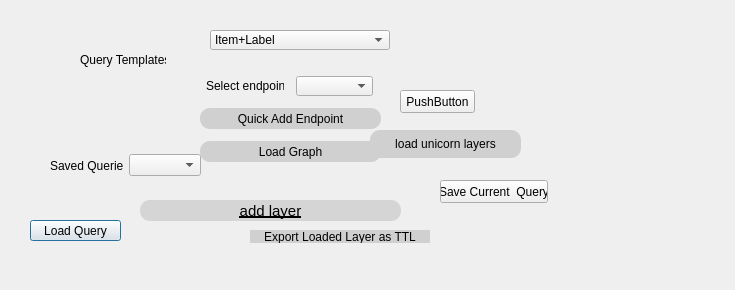
<?xml version="1.0" encoding="UTF-8"?>
<ui version="4.0">
 <class>Dialog</class>
 <widget class="QDialog" name="Dialog">
  <property name="geometry">
   <rect>
    <x>0</x>
    <y>0</y>
    <width>735</width>
    <height>290</height>
   </rect>
  </property>
  <property name="windowTitle">
   <string>Dialog</string>
  </property>
  <widget class="QPushButton" name="loadQuery">
   <property name="geometry">
    <rect>
     <x>30</x>
     <y>220</y>
     <width>91</width>
     <height>21</height>
    </rect>
   </property>
   <property name="text">
    <string>Load Query</string>
   </property>
  </widget>
  <widget class="QLabel" name="errorLabel">
   <property name="geometry">
    <rect>
     <x>-290</x>
     <y>160</y>
     <width>711</width>
     <height>21</height>
    </rect>
   </property>
   <property name="text">
    <string/>
   </property>
  </widget>
  <widget class="QPushButton" name="pushButton">
   <property name="geometry">
    <rect>
     <x>140</x>
     <y>200</y>
     <width>261</width>
     <height>21</height>
    </rect>
   </property>
   <property name="font">
    <font>
     <pointsize>11</pointsize>
     <weight>50</weight>
     <bold>false</bold>
     <underline>true</underline>
    </font>
   </property>
   <property name="styleSheet">
    <string notr="true">border-radius:10px;
background-color:rgb(213, 213, 213);</string>
   </property>
   <property name="text">
    <string>add layer</string>
   </property>
  </widget>
  <widget class="QWidget" name="widget" native="true">
   <property name="geometry">
    <rect>
     <x>200</x>
     <y>70</y>
     <width>181</width>
     <height>101</height>
    </rect>
   </property>
   <layout class="QVBoxLayout" name="verticalLayout_2">
    <item>
     <layout class="QHBoxLayout" name="horizontalLayout_6">
      <item>
       <widget class="QLabel" name="label_3">
        <property name="maximumSize">
         <size>
          <width>78</width>
          <height>20</height>
         </size>
        </property>
        <property name="text">
         <string>Select endpoint:</string>
        </property>
       </widget>
      </item>
      <item>
       <widget class="QComboBox" name="comboBox_2">
        <property name="minimumSize">
         <size>
          <width>77</width>
          <height>20</height>
         </size>
        </property>
        <property name="maximumSize">
         <size>
          <width>77</width>
          <height>20</height>
         </size>
        </property>
       </widget>
      </item>
     </layout>
    </item>
    <item>
     <widget class="QPushButton" name="quickAddTripleStore">
      <property name="minimumSize">
       <size>
        <width>131</width>
        <height>21</height>
       </size>
      </property>
      <property name="cursor">
       <cursorShape>PointingHandCursor</cursorShape>
      </property>
      <property name="styleSheet">
       <string notr="true">border-radius:10px;
background-color:rgb(208, 208, 208)</string>
      </property>
      <property name="text">
       <string>Quick Add Endpoint</string>
      </property>
     </widget>
    </item>
    <item>
     <widget class="QPushButton" name="loadFileButton">
      <property name="minimumSize">
       <size>
        <width>111</width>
        <height>21</height>
       </size>
      </property>
      <property name="cursor">
       <cursorShape>PointingHandCursor</cursorShape>
      </property>
      <property name="styleSheet">
       <string notr="true">border-radius:10px;
selection-background-color: rgb(197, 250, 255);
background-color:rgb(208, 208, 208)</string>
      </property>
      <property name="text">
       <string>Load Graph</string>
      </property>
     </widget>
    </item>
   </layout>
  </widget>
  <widget class="QWidget" name="widget_2" native="true">
   <property name="geometry">
    <rect>
     <x>40</x>
     <y>0</y>
     <width>171</width>
     <height>201</height>
    </rect>
   </property>
   <widget class="QWidget" name="layoutWidget_3">
    <property name="geometry">
     <rect>
      <x>10</x>
      <y>150</y>
      <width>151</width>
      <height>31</height>
     </rect>
    </property>
    <layout class="QHBoxLayout" name="horizontalLayout_8">
     <item>
      <widget class="QLabel" name="savedQueryLabel_2">
       <property name="text">
        <string>Saved Queries:</string>
       </property>
      </widget>
     </item>
     <item>
      <widget class="QComboBox" name="savedQueries_2"/>
     </item>
    </layout>
   </widget>
   <widget class="QLabel" name="label_14">
    <property name="geometry">
     <rect>
      <x>40</x>
      <y>40</y>
      <width>86</width>
      <height>39</height>
     </rect>
    </property>
    <property name="text">
     <string>Query Templates:</string>
    </property>
   </widget>
  </widget>
  <widget class="QPushButton" name="pushButton_2">
   <property name="geometry">
    <rect>
     <x>400</x>
     <y>90</y>
     <width>75</width>
     <height>23</height>
    </rect>
   </property>
   <property name="text">
    <string>PushButton</string>
   </property>
  </widget>
  <widget class="QComboBox" name="queryTemplates_2">
   <property name="geometry">
    <rect>
     <x>210</x>
     <y>30</y>
     <width>180</width>
     <height>20</height>
    </rect>
   </property>
   <item>
    <property name="text">
     <string>Item+Label</string>
    </property>
   </item>
   <item>
    <property name="text">
     <string>All Attributes</string>
    </property>
   </item>
  </widget>
  <widget class="QPushButton" name="exportLayers">
   <property name="geometry">
    <rect>
     <x>250</x>
     <y>230</y>
     <width>180</width>
     <height>13</height>
    </rect>
   </property>
   <property name="cursor">
    <cursorShape>PointingHandCursor</cursorShape>
   </property>
   <property name="styleSheet">
    <string notr="true">border-radius:10px;
background-color:rgb(208, 208, 208)</string>
   </property>
   <property name="text">
    <string>Export Loaded Layer as TTL</string>
   </property>
  </widget>
  <widget class="QPushButton" name="saveQueryButton_2">
   <property name="geometry">
    <rect>
     <x>440</x>
     <y>180</y>
     <width>108</width>
     <height>23</height>
    </rect>
   </property>
   <property name="text">
    <string>Save Current  Query</string>
   </property>
  </widget>
  <widget class="QPushButton" name="btn_loadunicornlayers">
   <property name="geometry">
    <rect>
     <x>370</x>
     <y>130</y>
     <width>151</width>
     <height>28</height>
    </rect>
   </property>
   <property name="cursor">
    <cursorShape>PointingHandCursor</cursorShape>
   </property>
   <property name="styleSheet">
    <string notr="true">border-radius:10px;
background-color:rgb(208, 208, 208)</string>
   </property>
   <property name="text">
    <string>load unicorn layers</string>
   </property>
  </widget>
 </widget>
 <resources/>
 <connections/>
</ui>
